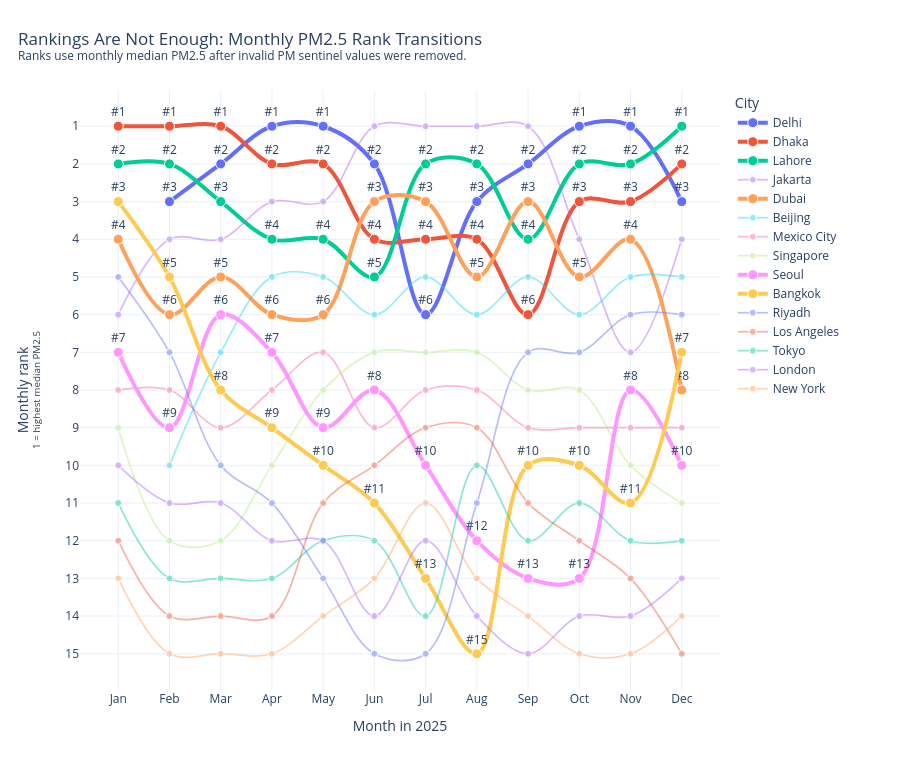

Notebook cell for this chart:
### Markdown cell above
## 3. Monthly PM2.5 rank transitions

Here we rank cities month by month using **monthly median PM2.5**.  
The goal is to show that city rankings are not fixed: some cities stay consistently high, while others move up or down with seasonal or episode-driven changes.

### Code cell
# ============================================================
# Ranking transition / bump chart using monthly median PM2.5
# ============================================================

from pathlib import Path

import pandas as pd
import numpy as np
import plotly.graph_objects as go

# ----------------------------
# Paths
# ----------------------------

project_root = Path(".")

combined_enriched_dir = project_root / "data" / "processed" / "enriched" / "combined"
city_selection_dir = project_root / "data" / "processed" / "combined" / "city_selection"

figure_output_dir = project_root / "outputs" / "figures"
web_data_output_dir = project_root / "web" / "data"

figure_output_dir.mkdir(parents=True, exist_ok=True)
web_data_output_dir.mkdir(parents=True, exist_ok=True)


# ----------------------------
# Load data
# ----------------------------

monthly_path = combined_enriched_dir / "combined_city_monthly_enriched_2025.csv"
selected_main_path = city_selection_dir / "selected_cities_pm25_main.csv"

monthly = pd.read_csv(monthly_path)
selected_main = pd.read_csv(selected_main_path)


# ----------------------------
# Helpers
# ----------------------------


def clean_city_key(value):
    return str(value).strip().lower().replace(" ", "_").replace("-", "_")


city_display_lookup = {
    "dubai": "Dubai",
    "riyadh": "Riyadh",
    "delhi": "Delhi",
    "lahore": "Lahore",
    "dhaka": "Dhaka",
    "bangkok": "Bangkok",
    "jakarta": "Jakarta",
    "singapore": "Singapore",
    "seoul": "Seoul",
    "tokyo": "Tokyo",
    "beijing": "Beijing",
    "london": "London",
    "los_angeles": "Los Angeles",
    "new_york": "New York",
    "mexico_city": "Mexico City",
}


city_to_country = {
    "dubai": "United Arab Emirates",
    "riyadh": "Saudi Arabia",
    "delhi": "India",
    "lahore": "Pakistan",
    "dhaka": "Bangladesh",
    "bangkok": "Thailand",
    "jakarta": "Indonesia",
    "singapore": "Singapore",
    "seoul": "South Korea",
    "tokyo": "Japan",
    "beijing": "China",
    "london": "United Kingdom",
    "los_angeles": "United States",
    "new_york": "United States",
    "mexico_city": "Mexico",
}


city_to_group = {
    "dubai": "Gulf / desert urbanization",
    "riyadh": "Gulf / desert urbanization",
    "delhi": "High-pollution / fast-growing Asia",
    "lahore": "High-pollution / fast-growing Asia",
    "dhaka": "High-pollution / fast-growing Asia",
    "bangkok": "High-pollution / fast-growing Asia",
    "jakarta": "High-pollution / fast-growing Asia",
    "singapore": "Dense but policy-relevant Asian comparison",
    "seoul": "Dense but policy-relevant Asian comparison",
    "tokyo": "Dense but policy-relevant Asian comparison",
    "beijing": "Dense but policy-relevant Asian comparison",
    "london": "Policy / developed-city comparison",
    "los_angeles": "Policy / developed-city comparison",
    "new_york": "Policy / developed-city comparison",
    "mexico_city": "Optional contrast",
}


def fill_city_metadata(df):
    df = df.copy()

    df["city_key"] = df["city"].apply(clean_city_key)
    df["city_display"] = df["city_key"].map(city_display_lookup).fillna(df["city"])

    if "country" not in df.columns:
        df["country"] = pd.NA

    if "city_group" not in df.columns:
        df["city_group"] = pd.NA

    missing_country = df["country"].isna() | df["country"].astype(
        str
    ).str.lower().str.strip().isin(["", "nan", "none", "null"])

    missing_group = df["city_group"].isna() | df["city_group"].astype(
        str
    ).str.lower().str.strip().isin(["", "nan", "none", "null"])

    df.loc[missing_country, "country"] = df.loc[missing_country, "city_key"].map(
        city_to_country
    )
    df.loc[missing_group, "city_group"] = df.loc[missing_group, "city_key"].map(
        city_to_group
    )

    return df


monthly = fill_city_metadata(monthly)
selected_main = fill_city_metadata(selected_main)

selected_city_keys = selected_main["city_key"].unique()
monthly = monthly[monthly["city_key"].isin(selected_city_keys)].copy()


# ----------------------------
# Prepare month/date fields
# ----------------------------

monthly["month_date"] = pd.to_datetime(
    monthly["local_year"].astype(int).astype(str)
    + "-"
    + monthly["local_month"].astype(int).astype(str).str.zfill(2)
    + "-01"
)

monthly["month_label"] = monthly["month_date"].dt.strftime("%b")

monthly = monthly.sort_values(["month_date", "city_display"]).copy()

PM25_RANK_METRIC = "pm25_monthly_median"

monthly[PM25_RANK_METRIC] = pd.to_numeric(monthly[PM25_RANK_METRIC], errors="coerce")

monthly.loc[monthly[PM25_RANK_METRIC] < 0, PM25_RANK_METRIC] = np.nan


# ----------------------------
# Rank cities within each month
# Rank 1 = highest median PM2.5
# ----------------------------

rank_data = monthly[monthly[PM25_RANK_METRIC].notna()].copy()

rank_data["pm25_rank"] = (
    rank_data.groupby("month_date")[PM25_RANK_METRIC]
    .rank(method="dense", ascending=False)
    .astype(int)
)

rank_data["rank_label"] = "#" + rank_data["pm25_rank"].astype(str)

rank_data["hover_text"] = (
    "<b>"
    + rank_data["city_display"]
    + "</b><br>"
    + "Month: "
    + rank_data["month_label"]
    + "<br>"
    + "Rank: #"
    + rank_data["pm25_rank"].astype(str)
    + "<br>"
    + "Median PM2.5: "
    + rank_data[PM25_RANK_METRIC].round(1).astype(str)
    + " µg/m³<br>"
    + "Valid PM2.5 days: "
    + rank_data["valid_pm25_days"].fillna(0).astype(int).astype(str)
    + "<br>"
    + "Coverage: "
    + rank_data["pm25_month_coverage_pct"].round(0).astype(str)
    + "%<br>"
    + "Country: "
    + rank_data["country"].astype(str)
)

# City order by average rank
city_order_by_avg_rank = (
    rank_data.groupby("city_display")["pm25_rank"].mean().sort_values().index.tolist()
)

rank_data["city_display"] = pd.Categorical(
    rank_data["city_display"], categories=city_order_by_avg_rank, ordered=True
)

rank_data = rank_data.sort_values(["city_display", "month_date"]).copy()


# ----------------------------
# Create bump chart
# ----------------------------

fig_bump = go.Figure()

# Highlight these cities with thicker lines
highlight_cities = [
    "Dubai",
    "Delhi",
    "Lahore",
    "Dhaka",
    "Seoul",
    "Bangkok",
]

for city in city_order_by_avg_rank:
    city_df = rank_data[rank_data["city_display"] == city].sort_values("month_date")

    is_highlight = city in highlight_cities

    fig_bump.add_trace(
        go.Scatter(
            x=city_df["month_label"],
            y=city_df["pm25_rank"],
            mode="lines+markers+text" if is_highlight else "lines+markers",
            name=city,
            text=city_df["rank_label"] if is_highlight else None,
            textposition="top center",
            line=dict(
                width=4 if is_highlight else 1.7,
                shape="spline",
            ),
            marker=dict(
                size=10 if is_highlight else 7,
                line=dict(width=1, color="white"),
            ),
            opacity=1.0 if is_highlight else 0.45,
            hovertext=city_df["hover_text"],
            hoverinfo="text",
        )
    )

max_rank = int(rank_data["pm25_rank"].max())

fig_bump.update_yaxes(
    autorange="reversed",
    tickmode="linear",
    tick0=1,
    dtick=1,
    range=[max_rank + 0.5, 0.5],
    title="Monthly rank<br><sup>1 = highest median PM2.5</sup>",
)

fig_bump.update_xaxes(
    title="Month in 2025",
    categoryorder="array",
    categoryarray=rank_data.sort_values("month_date")["month_label"]
    .drop_duplicates()
    .tolist(),
)

fig_bump.update_layout(
    title=dict(
        text=(
            "Rankings Are Not Enough: Monthly PM2.5 Rank Transitions"
            "<br><sup>Ranks use monthly median PM2.5 after invalid PM sentinel values were removed.</sup>"
        ),
        x=0.02,
        xanchor="left",
    ),
    height=760,
    template="plotly_white",
    margin=dict(l=80, r=180, t=90, b=70),
    legend=dict(
        title="City",
        orientation="v",
        yanchor="top",
        y=1,
        xanchor="left",
        x=1.02,
    ),
)

fig_bump.show()


# ----------------------------
# Save outputs
# ----------------------------

fig_bump.write_html(
    figure_output_dir / "monthly_pm25_median_bump_chart.html",
    include_plotlyjs="cdn",
)

rank_data.to_csv(
    web_data_output_dir / "monthly_pm25_median_rank_transitions_2025.csv",
    index=False,
)

# print("Saved:")
# print(figure_output_dir / "monthly_pm25_median_bump_chart.html")
# print(web_data_output_dir / "monthly_pm25_median_rank_transitions_2025.csv")

### Figure 1 — Plotly figure (JSON) as saved in the notebook; plotly's stock layout.template omitted (floating-point values rounded to 4 significant figures)
{"data": [{"hoverinfo": "text", "hovertext": ["<b>Delhi</b><br>Month: Feb<br>Rank: #3<br>Median PM2.5: 80.0 µg/m³<br>Valid PM2.5 days: 11<br>Coverage: 39.0%<br>Country: India", "<b>Delhi</b><br>Month: Mar<br>Rank: #2<br>Median PM2.5: 73.5 µg/m³<br>Valid PM2.5 days: 31<br>Coverage: 100.0%<br>Country: India", "<b>Delhi</b><br>Month: Apr<br>Rank: #1<br>Median PM2.5: 82.5 µg/m³<br>Valid PM2.5 days: 29<br>Coverage: 97.0%<br>Country: India", "<b>Delhi</b><br>Month: May<br>Rank: #1<br>Median PM2.5: 70.9 µg/m³<br>Valid PM2.5 days: 31<br>Coverage: 100.0%<br>Country: India", "<b>Delhi</b><br>Month: Jun<br>Rank: #2<br>Median PM2.5: 46.8 µg/m³<br>Valid PM2.5 days: 30<br>Coverage: 100.0%<br>Country: India", "<b>Delhi</b><br>Month: Jul<br>Rank: #6<br>Median PM2.5: 25.9 µg/m³<br>Valid PM2.5 days: 31<br>Coverage: 100.0%<br>Country: India", "<b>Delhi</b><br>Month: Aug<br>Rank: #3<br>Median PM2.5: 36.5 µg/m³<br>Valid PM2.5 days: 31<br>Coverage: 100.0%<br>Country: India", "<b>Delhi</b><br>Month: Sep<br>Rank: #2<br>Median PM2.5: 43.0 µg/m³<br>Valid PM2.5 days: 30<br>Coverage: 100.0%<br>Country: India", "<b>Delhi</b><br>Month: Oct<br>Rank: #1<br>Median PM2.5: 112.0 µg/m³<br>Valid PM2.5 days: 31<br>Coverage: 100.0%<br>Country: India", "<b>Delhi</b><br>Month: Nov<br>Rank: #1<br>Median PM2.5: 226.0 µg/m³<br>Valid PM2.5 days: 30<br>Coverage: 100.0%<br>Country: India", "<b>Delhi</b><br>Month: Dec<br>Rank: #3<br>Median PM2.5: 187.5 µg/m³<br>Valid PM2.5 days: 31<br>Coverage: 100.0%<br>Country: India"], "line": {"shape": "spline", "width": 4}, "marker": {"line": {"color": "white", "width": 1}, "size": 10}, "mode": "lines+markers+text", "name": "Delhi", "opacity": 1, "text": ["#3", "#2", "#1", "#1", "#2", "#6", "#3", "#2", "#1", "#1", "#3"], "textposition": "top center", "type": "scatter", "x": ["Feb", "Mar", "Apr", "May", "Jun", "Jul", "Aug", "Sep", "Oct", "Nov", "Dec"], "y": [3, 2, 1, 1, 2, 6, 3, 2, 1, 1, 3]}, {"hoverinfo": "text", "hovertext": ["<b>Dhaka</b><br>Month: Jan<br>Rank: #1<br>Median PM2.5: 217.5 µg/m³<br>Valid PM2.5 days: 13<br>Coverage: 42.0%<br>Country: Bangladesh", "<b>Dhaka</b><br>Month: Feb<br>Rank: #1<br>Median PM2.5: 195.7 µg/m³<br>Valid PM2.5 days: 18<br>Coverage: 64.0%<br>Country: Bangladesh", "<b>Dhaka</b><br>Month: Mar<br>Rank: #1<br>Median PM2.5: 119.7 µg/m³<br>Valid PM2.5 days: 17<br>Coverage: 55.0%<br>Country: Bangladesh", "<b>Dhaka</b><br>Month: Apr<br>Rank: #2<br>Median PM2.5: 56.2 µg/m³<br>Valid PM2.5 days: 21<br>Coverage: 70.0%<br>Country: Bangladesh", "<b>Dhaka</b><br>Month: May<br>Rank: #2<br>Median PM2.5: 52.0 µg/m³<br>Valid PM2.5 days: 23<br>Coverage: 74.0%<br>Country: Bangladesh", "<b>Dhaka</b><br>Month: Jun<br>Rank: #4<br>Median PM2.5: 36.7 µg/m³<br>Valid PM2.5 days: 29<br>Coverage: 97.0%<br>Country: Bangladesh", "<b>Dhaka</b><br>Month: Jul<br>Rank: #4<br>Median PM2.5: 34.9 µg/m³<br>Valid PM2.5 days: 22<br>Coverage: 71.0%<br>Country: Bangladesh", "<b>Dhaka</b><br>Month: Aug<br>Rank: #4<br>Median PM2.5: 30.2 µg/m³<br>Valid PM2.5 days: 24<br>Coverage: 77.0%<br>Country: Bangladesh", "<b>Dhaka</b><br>Month: Sep<br>Rank: #6<br>Median PM2.5: 22.5 µg/m³<br>Valid PM2.5 days: 3<br>Coverage: 10.0%<br>Country: Bangladesh", "<b>Dhaka</b><br>Month: Oct<br>Rank: #3<br>Median PM2.5: 80.7 µg/m³<br>Valid PM2.5 days: 12<br>Coverage: 39.0%<br>Country: Bangladesh", "<b>Dhaka</b><br>Month: Nov<br>Rank: #3<br>Median PM2.5: 139.6 µg/m³<br>Valid PM2.5 days: 28<br>Coverage: 93.0%<br>Country: Bangladesh", "<b>Dhaka</b><br>Month: Dec<br>Rank: #2<br>Median PM2.5: 188.1 µg/m³<br>Valid PM2.5 days: 28<br>Coverage: 90.0%<br>Country: Bangladesh"], "line": {"shape": "spline", "width": 4}, "marker": {"line": {"color": "white", "width": 1}, "size": 10}, "mode": "lines+markers+text", "name": "Dhaka", "opacity": 1, "text": ["#1", "#1", "#1", "#2", "#2", "#4", "#4", "#4", "#6", "#3", "#3", "#2"], "textposition": "top center", "type": "scatter", "x": ["Jan", "Feb", "Mar", "Apr", "May", "Jun", "Jul", "Aug", "Sep", "Oct", "Nov", "Dec"], "y": [1, 1, 1, 2, 2, 4, 4, 4, 6, 3, 3, 2]}, {"hoverinfo": "text", "hovertext": ["<b>Lahore</b><br>Month: Jan<br>Rank: #2<br>Median PM2.5: 182.3 µg/m³<br>Valid PM2.5 days: 31<br>Coverage: 100.0%<br>Country: Pakistan", "<b>Lahore</b><br>Month: Feb<br>Rank: #2<br>Median PM2.5: 89.1 µg/m³<br>Valid PM2.5 days: 28<br>Coverage: 100.0%<br>Country: Pakistan", "<b>Lahore</b><br>Month: Mar<br>Rank: #3<br>Median PM2.5: 56.3 µg/m³<br>Valid PM2.5 days: 31<br>Coverage: 100.0%<br>Country: Pakistan", "<b>Lahore</b><br>Month: Apr<br>Rank: #4<br>Median PM2.5: 42.1 µg/m³<br>Valid PM2.5 days: 30<br>Coverage: 100.0%<br>Country: Pakistan", "<b>Lahore</b><br>Month: May<br>Rank: #4<br>Median PM2.5: 43.3 µg/m³<br>Valid PM2.5 days: 31<br>Coverage: 100.0%<br>Country: Pakistan", "<b>Lahore</b><br>Month: Jun<br>Rank: #5<br>Median PM2.5: 36.1 µg/m³<br>Valid PM2.5 days: 30<br>Coverage: 100.0%<br>Country: Pakistan", "<b>Lahore</b><br>Month: Jul<br>Rank: #2<br>Median PM2.5: 41.5 µg/m³<br>Valid PM2.5 days: 31<br>Coverage: 100.0%<br>Country: Pakistan", "<b>Lahore</b><br>Month: Aug<br>Rank: #2<br>Median PM2.5: 37.9 µg/m³<br>Valid PM2.5 days: 31<br>Coverage: 100.0%<br>Country: Pakistan", "<b>Lahore</b><br>Month: Sep<br>Rank: #4<br>Median PM2.5: 33.1 µg/m³<br>Valid PM2.5 days: 30<br>Coverage: 100.0%<br>Country: Pakistan", "<b>Lahore</b><br>Month: Oct<br>Rank: #2<br>Median PM2.5: 100.7 µg/m³<br>Valid PM2.5 days: 31<br>Coverage: 100.0%<br>Country: Pakistan", "<b>Lahore</b><br>Month: Nov<br>Rank: #2<br>Median PM2.5: 215.1 µg/m³<br>Valid PM2.5 days: 30<br>Coverage: 100.0%<br>Country: Pakistan", "<b>Lahore</b><br>Month: Dec<br>Rank: #1<br>Median PM2.5: 251.4 µg/m³<br>Valid PM2.5 days: 31<br>Coverage: 100.0%<br>Country: Pakistan"], "line": {"shape": "spline", "width": 4}, "marker": {"line": {"color": "white", "width": 1}, "size": 10}, "mode": "lines+markers+text", "name": "Lahore", "opacity": 1, "text": ["#2", "#2", "#3", "#4", "#4", "#5", "#2", "#2", "#4", "#2", "#2", "#1"], "textposition": "top center", "type": "scatter", "x": ["Jan", "Feb", "Mar", "Apr", "May", "Jun", "Jul", "Aug", "Sep", "Oct", "Nov", "Dec"], "y": [2, 2, 3, 4, 4, 5, 2, 2, 4, 2, 2, 1]}, {"hoverinfo": "text", "hovertext": ["<b>Jakarta</b><br>Month: Jan<br>Rank: #6<br>Median PM2.5: 22.3 µg/m³<br>Valid PM2.5 days: 31<br>Coverage: 100.0%<br>Country: Indonesia", "<b>Jakarta</b><br>Month: Feb<br>Rank: #4<br>Median PM2.5: 39.3 µg/m³<br>Valid PM2.5 days: 28<br>Coverage: 100.0%<br>Country: Indonesia", "<b>Jakarta</b><br>Month: Mar<br>Rank: #4<br>Median PM2.5: 43.2 µg/m³<br>Valid PM2.5 days: 31<br>Coverage: 100.0%<br>Country: Indonesia", "<b>Jakarta</b><br>Month: Apr<br>Rank: #3<br>Median PM2.5: 46.7 µg/m³<br>Valid PM2.5 days: 30<br>Coverage: 100.0%<br>Country: Indonesia", "<b>Jakarta</b><br>Month: May<br>Rank: #3<br>Median PM2.5: 50.7 µg/m³<br>Valid PM2.5 days: 31<br>Coverage: 100.0%<br>Country: Indonesia", "<b>Jakarta</b><br>Month: Jun<br>Rank: #1<br>Median PM2.5: 64.5 µg/m³<br>Valid PM2.5 days: 30<br>Coverage: 100.0%<br>Country: Indonesia", "<b>Jakarta</b><br>Month: Jul<br>Rank: #1<br>Median PM2.5: 51.6 µg/m³<br>Valid PM2.5 days: 31<br>Coverage: 100.0%<br>Country: Indonesia", "<b>Jakarta</b><br>Month: Aug<br>Rank: #1<br>Median PM2.5: 49.0 µg/m³<br>Valid PM2.5 days: 31<br>Coverage: 100.0%<br>Country: Indonesia", "<b>Jakarta</b><br>Month: Sep<br>Rank: #1<br>Median PM2.5: 46.7 µg/m³<br>Valid PM2.5 days: 30<br>Coverage: 100.0%<br>Country: Indonesia", "<b>Jakarta</b><br>Month: Oct<br>Rank: #4<br>Median PM2.5: 45.9 µg/m³<br>Valid PM2.5 days: 31<br>Coverage: 100.0%<br>Country: Indonesia", "<b>Jakarta</b><br>Month: Nov<br>Rank: #7<br>Median PM2.5: 23.3 µg/m³<br>Valid PM2.5 days: 30<br>Coverage: 100.0%<br>Country: Indonesia", "<b>Jakarta</b><br>Month: Dec<br>Rank: #4<br>Median PM2.5: 36.3 µg/m³<br>Valid PM2.5 days: 21<br>Coverage: 68.0%<br>Country: Indonesia"], "line": {"shape": "spline", "width": 1.7}, "marker": {"line": {"color": "white", "width": 1}, "size": 7}, "mode": "lines+markers", "name": "Jakarta", "opacity": 0.45, "textposition": "top center", "type": "scatter", "x": ["Jan", "Feb", "Mar", "Apr", "May", "Jun", "Jul", "Aug", "Sep", "Oct", "Nov", "Dec"], "y": [6, 4, 4, 3, 3, 1, 1, 1, 1, 4, 7, 4]}, {"hoverinfo": "text", "hovertext": ["<b>Dubai</b><br>Month: Jan<br>Rank: #4<br>Median PM2.5: 34.2 µg/m³<br>Valid PM2.5 days: 13<br>Coverage: 42.0%<br>Country: United Arab Emirates", "<b>Dubai</b><br>Month: Feb<br>Rank: #6<br>Median PM2.5: 24.2 µg/m³<br>Valid PM2.5 days: 18<br>Coverage: 64.0%<br>Country: United Arab Emirates", "<b>Dubai</b><br>Month: Mar<br>Rank: #5<br>Median PM2.5: 29.6 µg/m³<br>Valid PM2.5 days: 31<br>Coverage: 100.0%<br>Country: United Arab Emirates", "<b>Dubai</b><br>Month: Apr<br>Rank: #6<br>Median PM2.5: 30.4 µg/m³<br>Valid PM2.5 days: 30<br>Coverage: 100.0%<br>Country: United Arab Emirates", "<b>Dubai</b><br>Month: May<br>Rank: #6<br>Median PM2.5: 37.5 µg/m³<br>Valid PM2.5 days: 31<br>Coverage: 100.0%<br>Country: United Arab Emirates", "<b>Dubai</b><br>Month: Jun<br>Rank: #3<br>Median PM2.5: 42.9 µg/m³<br>Valid PM2.5 days: 30<br>Coverage: 100.0%<br>Country: United Arab Emirates", "<b>Dubai</b><br>Month: Jul<br>Rank: #3<br>Median PM2.5: 36.0 µg/m³<br>Valid PM2.5 days: 31<br>Coverage: 100.0%<br>Country: United Arab Emirates", "<b>Dubai</b><br>Month: Aug<br>Rank: #5<br>Median PM2.5: 27.1 µg/m³<br>Valid PM2.5 days: 31<br>Coverage: 100.0%<br>Country: United Arab Emirates", "<b>Dubai</b><br>Month: Sep<br>Rank: #3<br>Median PM2.5: 34.4 µg/m³<br>Valid PM2.5 days: 30<br>Coverage: 100.0%<br>Country: United Arab Emirates", "<b>Dubai</b><br>Month: Oct<br>Rank: #5<br>Median PM2.5: 43.5 µg/m³<br>Valid PM2.5 days: 31<br>Coverage: 100.0%<br>Country: United Arab Emirates", "<b>Dubai</b><br>Month: Nov<br>Rank: #4<br>Median PM2.5: 42.2 µg/m³<br>Valid PM2.5 days: 30<br>Coverage: 100.0%<br>Country: United Arab Emirates", "<b>Dubai</b><br>Month: Dec<br>Rank: #8<br>Median PM2.5: 28.3 µg/m³<br>Valid PM2.5 days: 31<br>Coverage: 100.0%<br>Country: United Arab Emirates"], "line": {"shape": "spline", "width": 4}, "marker": {"line": {"color": "white", "width": 1}, "size": 10}, "mode": "lines+markers+text", "name": "Dubai", "opacity": 1, "text": ["#4", "#6", "#5", "#6", "#6", "#3", "#3", "#5", "#3", "#5", "#4", "#8"], "textposition": "top center", "type": "scatter", "x": ["Jan", "Feb", "Mar", "Apr", "May", "Jun", "Jul", "Aug", "Sep", "Oct", "Nov", "Dec"], "y": [4, 6, 5, 6, 6, 3, 3, 5, 3, 5, 4, 8]}, {"hoverinfo": "text", "hovertext": ["<b>Beijing</b><br>Month: Feb<br>Rank: #10<br>Median PM2.5: 14.6 µg/m³<br>Valid PM2.5 days: 17<br>Coverage: 61.0%<br>Country: China", "<b>Beijing</b><br>Month: Mar<br>Rank: #7<br>Median PM2.5: 25.9 µg/m³<br>Valid PM2.5 days: 31<br>Coverage: 100.0%<br>Country: China", "<b>Beijing</b><br>Month: Apr<br>Rank: #5<br>Median PM2.5: 30.4 µg/m³<br>Valid PM2.5 days: 30<br>Coverage: 100.0%<br>Country: China", "<b>Beijing</b><br>Month: May<br>Rank: #5<br>Median PM2.5: 42.0 µg/m³<br>Valid PM2.5 days: 31<br>Coverage: 100.0%<br>Country: China", "<b>Beijing</b><br>Month: Jun<br>Rank: #6<br>Median PM2.5: 30.2 µg/m³<br>Valid PM2.5 days: 30<br>Coverage: 100.0%<br>Country: China", "<b>Beijing</b><br>Month: Jul<br>Rank: #5<br>Median PM2.5: 31.9 µg/m³<br>Valid PM2.5 days: 31<br>Coverage: 100.0%<br>Country: China", "<b>Beijing</b><br>Month: Aug<br>Rank: #6<br>Median PM2.5: 25.9 µg/m³<br>Valid PM2.5 days: 31<br>Coverage: 100.0%<br>Country: China", "<b>Beijing</b><br>Month: Sep<br>Rank: #5<br>Median PM2.5: 26.3 µg/m³<br>Valid PM2.5 days: 30<br>Coverage: 100.0%<br>Country: China", "<b>Beijing</b><br>Month: Oct<br>Rank: #6<br>Median PM2.5: 33.3 µg/m³<br>Valid PM2.5 days: 31<br>Coverage: 100.0%<br>Country: China", "<b>Beijing</b><br>Month: Nov<br>Rank: #5<br>Median PM2.5: 40.3 µg/m³<br>Valid PM2.5 days: 30<br>Coverage: 100.0%<br>Country: China", "<b>Beijing</b><br>Month: Dec<br>Rank: #5<br>Median PM2.5: 32.0 µg/m³<br>Valid PM2.5 days: 30<br>Coverage: 97.0%<br>Country: China"], "line": {"shape": "spline", "width": 1.7}, "marker": {"line": {"color": "white", "width": 1}, "size": 7}, "mode": "lines+markers", "name": "Beijing", "opacity": 0.45, "textposition": "top center", "type": "scatter", "x": ["Feb", "Mar", "Apr", "May", "Jun", "Jul", "Aug", "Sep", "Oct", "Nov", "Dec"], "y": [10, 7, 5, 5, 6, 5, 6, 5, 6, 5, 5]}, {"hoverinfo": "text", "hovertext": ["<b>Mexico City</b><br>Month: Jan<br>Rank: #8<br>Median PM2.5: 21.0 µg/m³<br>Valid PM2.5 days: 31<br>Coverage: 100.0%<br>Country: Mexico", "<b>Mexico City</b><br>Month: Feb<br>Rank: #8<br>Median PM2.5: 18.9 µg/m³<br>Valid PM2.5 days: 26<br>Coverage: 93.0%<br>Country: Mexico", "<b>Mexico City</b><br>Month: Mar<br>Rank: #9<br>Median PM2.5: 22.0 µg/m³<br>Valid PM2.5 days: 29<br>Coverage: 94.0%<br>Country: Mexico", "<b>Mexico City</b><br>Month: Apr<br>Rank: #8<br>Median PM2.5: 22.5 µg/m³<br>Valid PM2.5 days: 30<br>Coverage: 100.0%<br>Country: Mexico", "<b>Mexico City</b><br>Month: May<br>Rank: #7<br>Median PM2.5: 23.8 µg/m³<br>Valid PM2.5 days: 28<br>Coverage: 90.0%<br>Country: Mexico", "<b>Mexico City</b><br>Month: Jun<br>Rank: #9<br>Median PM2.5: 15.9 µg/m³<br>Valid PM2.5 days: 30<br>Coverage: 100.0%<br>Country: Mexico", "<b>Mexico City</b><br>Month: Jul<br>Rank: #8<br>Median PM2.5: 13.0 µg/m³<br>Valid PM2.5 days: 28<br>Coverage: 90.0%<br>Country: Mexico", "<b>Mexico City</b><br>Month: Aug<br>Rank: #8<br>Median PM2.5: 13.8 µg/m³<br>Valid PM2.5 days: 31<br>Coverage: 100.0%<br>Country: Mexico", "<b>Mexico City</b><br>Month: Sep<br>Rank: #9<br>Median PM2.5: 13.0 µg/m³<br>Valid PM2.5 days: 28<br>Coverage: 93.0%<br>Country: Mexico", "<b>Mexico City</b><br>Month: Oct<br>Rank: #9<br>Median PM2.5: 13.2 µg/m³<br>Valid PM2.5 days: 31<br>Coverage: 100.0%<br>Country: Mexico", "<b>Mexico City</b><br>Month: Nov<br>Rank: #9<br>Median PM2.5: 19.0 µg/m³<br>Valid PM2.5 days: 30<br>Coverage: 100.0%<br>Country: Mexico", "<b>Mexico City</b><br>Month: Dec<br>Rank: #9<br>Median PM2.5: 20.0 µg/m³<br>Valid PM2.5 days: 31<br>Coverage: 100.0%<br>Country: Mexico"], "line": {"shape": "spline", "width": 1.7}, "marker": {"line": {"color": "white", "width": 1}, "size": 7}, "mode": "lines+markers", "name": "Mexico City", "opacity": 0.45, "textposition": "top center", "type": "scatter", "x": ["Jan", "Feb", "Mar", "Apr", "May", "Jun", "Jul", "Aug", "Sep", "Oct", "Nov", "Dec"], "y": [8, 8, 9, 8, 7, 9, 8, 8, 9, 9, 9, 9]}, {"hoverinfo": "text", "hovertext": ["<b>Singapore</b><br>Month: Jan<br>Rank: #9<br>Median PM2.5: 12.4 µg/m³<br>Valid PM2.5 days: 13<br>Coverage: 42.0%<br>Country: Singapore", "<b>Singapore</b><br>Month: Feb<br>Rank: #12<br>Median PM2.5: 14.1 µg/m³<br>Valid PM2.5 days: 17<br>Coverage: 61.0%<br>Country: Singapore", "<b>Singapore</b><br>Month: Mar<br>Rank: #12<br>Median PM2.5: 15.6 µg/m³<br>Valid PM2.5 days: 31<br>Coverage: 100.0%<br>Country: Singapore", "<b>Singapore</b><br>Month: Apr<br>Rank: #10<br>Median PM2.5: 15.1 µg/m³<br>Valid PM2.5 days: 30<br>Coverage: 100.0%<br>Country: Singapore", "<b>Singapore</b><br>Month: May<br>Rank: #8<br>Median PM2.5: 19.4 µg/m³<br>Valid PM2.5 days: 31<br>Coverage: 100.0%<br>Country: Singapore", "<b>Singapore</b><br>Month: Jun<br>Rank: #7<br>Median PM2.5: 19.6 µg/m³<br>Valid PM2.5 days: 30<br>Coverage: 100.0%<br>Country: Singapore", "<b>Singapore</b><br>Month: Jul<br>Rank: #7<br>Median PM2.5: 23.7 µg/m³<br>Valid PM2.5 days: 31<br>Coverage: 100.0%<br>Country: Singapore", "<b>Singapore</b><br>Month: Aug<br>Rank: #7<br>Median PM2.5: 22.6 µg/m³<br>Valid PM2.5 days: 31<br>Coverage: 100.0%<br>Country: Singapore", "<b>Singapore</b><br>Month: Sep<br>Rank: #8<br>Median PM2.5: 16.6 µg/m³<br>Valid PM2.5 days: 30<br>Coverage: 100.0%<br>Country: Singapore", "<b>Singapore</b><br>Month: Oct<br>Rank: #8<br>Median PM2.5: 19.1 µg/m³<br>Valid PM2.5 days: 31<br>Coverage: 100.0%<br>Country: Singapore", "<b>Singapore</b><br>Month: Nov<br>Rank: #10<br>Median PM2.5: 17.0 µg/m³<br>Valid PM2.5 days: 30<br>Coverage: 100.0%<br>Country: Singapore", "<b>Singapore</b><br>Month: Dec<br>Rank: #11<br>Median PM2.5: 11.9 µg/m³<br>Valid PM2.5 days: 31<br>Coverage: 100.0%<br>Country: Singapore"], "line": {"shape": "spline", "width": 1.7}, "marker": {"line": {"color": "white", "width": 1}, "size": 7}, "mode": "lines+markers", "name": "Singapore", "opacity": 0.45, "textposition": "top center", "type": "scatter", "x": ["Jan", "Feb", "Mar", "Apr", "May", "Jun", "Jul", "Aug", "Sep", "Oct", "Nov", "Dec"], "y": [9, 12, 12, 10, 8, 7, 7, 7, 8, 8, 10, 11]}, {"hoverinfo": "text", "hovertext": ["<b>Seoul</b><br>Month: Jan<br>Rank: #7<br>Median PM2.5: 21.5 µg/m³<br>Valid PM2.5 days: 31<br>Coverage: 100.0%<br>Country: South Korea", "<b>Seoul</b><br>Month: Feb<br>Rank: #9<br>Median PM2.5: 16.8 µg/m³<br>Valid PM2.5 days: 28<br>Coverage: 100.0%<br>Country: South Korea", "<b>Seoul</b><br>Month: Mar<br>Rank: #6<br>Median PM2.5: 26.0 µg/m³<br>Valid PM2.5 days: 31<br>Coverage: 100.0%<br>Country: South Korea", "<b>Seoul</b><br>Month: Apr<br>Rank: #7<br>Median PM2.5: 22.8 µg/m³<br>Valid PM2.5 days: 30<br>Coverage: 100.0%<br>Country: South Korea", "<b>Seoul</b><br>Month: May<br>Rank: #9<br>Median PM2.5: 18.5 µg/m³<br>Valid PM2.5 days: 31<br>Coverage: 100.0%<br>Country: South Korea", "<b>Seoul</b><br>Month: Jun<br>Rank: #8<br>Median PM2.5: 17.2 µg/m³<br>Valid PM2.5 days: 30<br>Coverage: 100.0%<br>Country: South Korea", "<b>Seoul</b><br>Month: Jul<br>Rank: #10<br>Median PM2.5: 11.0 µg/m³<br>Valid PM2.5 days: 31<br>Coverage: 100.0%<br>Country: South Korea", "<b>Seoul</b><br>Month: Aug<br>Rank: #12<br>Median PM2.5: 8.0 µg/m³<br>Valid PM2.5 days: 31<br>Coverage: 100.0%<br>Country: South Korea", "<b>Seoul</b><br>Month: Sep<br>Rank: #13<br>Median PM2.5: 6.5 µg/m³<br>Valid PM2.5 days: 30<br>Coverage: 100.0%<br>Country: South Korea", "<b>Seoul</b><br>Month: Oct<br>Rank: #13<br>Median PM2.5: 6.5 µg/m³<br>Valid PM2.5 days: 31<br>Coverage: 100.0%<br>Country: South Korea", "<b>Seoul</b><br>Month: Nov<br>Rank: #8<br>Median PM2.5: 20.5 µg/m³<br>Valid PM2.5 days: 30<br>Coverage: 100.0%<br>Country: South Korea", "<b>Seoul</b><br>Month: Dec<br>Rank: #10<br>Median PM2.5: 14.8 µg/m³<br>Valid PM2.5 days: 31<br>Coverage: 100.0%<br>Country: South Korea"], "line": {"shape": "spline", "width": 4}, "marker": {"line": {"color": "white", "width": 1}, "size": 10}, "mode": "lines+markers+text", "name": "Seoul", "opacity": 1, "text": ["#7", "#9", "#6", "#7", "#9", "#8", "#10", "#12", "#13", "#13", "#8", "#10"], "textposition": "top center", "type": "scatter", "x": ["Jan", "Feb", "Mar", "Apr", "May", "Jun", "Jul", "Aug", "Sep", "Oct", "Nov", "Dec"], "y": [7, 9, 6, 7, 9, 8, 10, 12, 13, 13, 8, 10]}, {"hoverinfo": "text", "hovertext": ["<b>Bangkok</b><br>Month: Jan<br>Rank: #3<br>Median PM2.5: 44.9 µg/m³<br>Valid PM2.5 days: 31<br>Coverage: 100.0%<br>Country: Thailand", "<b>Bangkok</b><br>Month: Feb<br>Rank: #5<br>Median PM2.5: 34.4 µg/m³<br>Valid PM2.5 days: 28<br>Coverage: 100.0%<br>Country: Thailand", "<b>Bangkok</b><br>Month: Mar<br>Rank: #8<br>Median PM2.5: 22.6 µg/m³<br>Valid PM2.5 days: 31<br>Coverage: 100.0%<br>Country: Thailand", "<b>Bangkok</b><br>Month: Apr<br>Rank: #9<br>Median PM2.5: 15.1 µg/m³<br>Valid PM2.5 days: 30<br>Coverage: 100.0%<br>Country: Thailand", "<b>Bangkok</b><br>Month: May<br>Rank: #10<br>Median PM2.5: 15.0 µg/m³<br>Valid PM2.5 days: 31<br>Coverage: 100.0%<br>Country: Thailand", "<b>Bangkok</b><br>Month: Jun<br>Rank: #11<br>Median PM2.5: 15.2 µg/m³<br>Valid PM2.5 days: 30<br>Coverage: 100.0%<br>Country: Thailand", "<b>Bangkok</b><br>Month: Jul<br>Rank: #13<br>Median PM2.5: 6.7 µg/m³<br>Valid PM2.5 days: 31<br>Coverage: 100.0%<br>Country: Thailand", "<b>Bangkok</b><br>Month: Aug<br>Rank: #15<br>Median PM2.5: 5.5 µg/m³<br>Valid PM2.5 days: 31<br>Coverage: 100.0%<br>Country: Thailand", "<b>Bangkok</b><br>Month: Sep<br>Rank: #10<br>Median PM2.5: 12.5 µg/m³<br>Valid PM2.5 days: 30<br>Coverage: 100.0%<br>Country: Thailand", "<b>Bangkok</b><br>Month: Oct<br>Rank: #10<br>Median PM2.5: 12.4 µg/m³<br>Valid PM2.5 days: 31<br>Coverage: 100.0%<br>Country: Thailand", "<b>Bangkok</b><br>Month: Nov<br>Rank: #11<br>Median PM2.5: 16.0 µg/m³<br>Valid PM2.5 days: 30<br>Coverage: 100.0%<br>Country: Thailand", "<b>Bangkok</b><br>Month: Dec<br>Rank: #7<br>Median PM2.5: 28.4 µg/m³<br>Valid PM2.5 days: 31<br>Coverage: 100.0%<br>Country: Thailand"], "line": {"shape": "spline", "width": 4}, "marker": {"line": {"color": "white", "width": 1}, "size": 10}, "mode": "lines+markers+text", "name": "Bangkok", "opacity": 1, "text": ["#3", "#5", "#8", "#9", "#10", "#11", "#13", "#15", "#10", "#10", "#11", "#7"], "textposition": "top center", "type": "scatter", "x": ["Jan", "Feb", "Mar", "Apr", "May", "Jun", "Jul", "Aug", "Sep", "Oct", "Nov", "Dec"], "y": [3, 5, 8, 9, 10, 11, 13, 15, 10, 10, 11, 7]}, {"hoverinfo": "text", "hovertext": ["<b>Riyadh</b><br>Month: Jan<br>Rank: #5<br>Median PM2.5: 31.7 µg/m³<br>Valid PM2.5 days: 13<br>Coverage: 42.0%<br>Country: Saudi Arabia", "<b>Riyadh</b><br>Month: Feb<br>Rank: #7<br>Median PM2.5: 19.7 µg/m³<br>Valid PM2.5 days: 18<br>Coverage: 64.0%<br>Country: Saudi Arabia", "<b>Riyadh</b><br>Month: Mar<br>Rank: #10<br>Median PM2.5: 18.6 µg/m³<br>Valid PM2.5 days: 31<br>Coverage: 100.0%<br>Country: Saudi Arabia", "<b>Riyadh</b><br>Month: Apr<br>Rank: #11<br>Median PM2.5: 12.7 µg/m³<br>Valid PM2.5 days: 30<br>Coverage: 100.0%<br>Country: Saudi Arabia", "<b>Riyadh</b><br>Month: May<br>Rank: #13<br>Median PM2.5: 6.5 µg/m³<br>Valid PM2.5 days: 14<br>Coverage: 45.0%<br>Country: Saudi Arabia", "<b>Riyadh</b><br>Month: Jun<br>Rank: #15<br>Median PM2.5: 5.0 µg/m³<br>Valid PM2.5 days: 30<br>Coverage: 100.0%<br>Country: Saudi Arabia", "<b>Riyadh</b><br>Month: Jul<br>Rank: #15<br>Median PM2.5: 4.9 µg/m³<br>Valid PM2.5 days: 31<br>Coverage: 100.0%<br>Country: Saudi Arabia", "<b>Riyadh</b><br>Month: Aug<br>Rank: #11<br>Median PM2.5: 8.5 µg/m³<br>Valid PM2.5 days: 31<br>Coverage: 100.0%<br>Country: Saudi Arabia", "<b>Riyadh</b><br>Month: Sep<br>Rank: #7<br>Median PM2.5: 19.3 µg/m³<br>Valid PM2.5 days: 30<br>Coverage: 100.0%<br>Country: Saudi Arabia", "<b>Riyadh</b><br>Month: Oct<br>Rank: #7<br>Median PM2.5: 19.2 µg/m³<br>Valid PM2.5 days: 31<br>Coverage: 100.0%<br>Country: Saudi Arabia", "<b>Riyadh</b><br>Month: Nov<br>Rank: #6<br>Median PM2.5: 31.4 µg/m³<br>Valid PM2.5 days: 30<br>Coverage: 100.0%<br>Country: Saudi Arabia", "<b>Riyadh</b><br>Month: Dec<br>Rank: #6<br>Median PM2.5: 29.8 µg/m³<br>Valid PM2.5 days: 31<br>Coverage: 100.0%<br>Country: Saudi Arabia"], "line": {"shape": "spline", "width": 1.7}, "marker": {"line": {"color": "white", "width": 1}, "size": 7}, "mode": "lines+markers", "name": "Riyadh", "opacity": 0.45, "textposition": "top center", "type": "scatter", "x": ["Jan", "Feb", "Mar", "Apr", "May", "Jun", "Jul", "Aug", "Sep", "Oct", "Nov", "Dec"], "y": [5, 7, 10, 11, 13, 15, 15, 11, 7, 7, 6, 6]}, {"hoverinfo": "text", "hovertext": ["<b>Los Angeles</b><br>Month: Jan<br>Rank: #12<br>Median PM2.5: 4.9 µg/m³<br>Valid PM2.5 days: 31<br>Coverage: 100.0%<br>Country: United States", "<b>Los Angeles</b><br>Month: Feb<br>Rank: #14<br>Median PM2.5: 6.1 µg/m³<br>Valid PM2.5 days: 28<br>Coverage: 100.0%<br>Country: United States", "<b>Los Angeles</b><br>Month: Mar<br>Rank: #14<br>Median PM2.5: 6.9 µg/m³<br>Valid PM2.5 days: 31<br>Coverage: 100.0%<br>Country: United States", "<b>Los Angeles</b><br>Month: Apr<br>Rank: #14<br>Median PM2.5: 9.4 µg/m³<br>Valid PM2.5 days: 30<br>Coverage: 100.0%<br>Country: United States", "<b>Los Angeles</b><br>Month: May<br>Rank: #11<br>Median PM2.5: 11.3 µg/m³<br>Valid PM2.5 days: 31<br>Coverage: 100.0%<br>Country: United States", "<b>Los Angeles</b><br>Month: Jun<br>Rank: #10<br>Median PM2.5: 15.3 µg/m³<br>Valid PM2.5 days: 30<br>Coverage: 100.0%<br>Country: United States", "<b>Los Angeles</b><br>Month: Jul<br>Rank: #9<br>Median PM2.5: 11.8 µg/m³<br>Valid PM2.5 days: 31<br>Coverage: 100.0%<br>Country: United States", "<b>Los Angeles</b><br>Month: Aug<br>Rank: #9<br>Median PM2.5: 12.3 µg/m³<br>Valid PM2.5 days: 31<br>Coverage: 100.0%<br>Country: United States", "<b>Los Angeles</b><br>Month: Sep<br>Rank: #11<br>Median PM2.5: 9.6 µg/m³<br>Valid PM2.5 days: 30<br>Coverage: 100.0%<br>Country: United States", "<b>Los Angeles</b><br>Month: Oct<br>Rank: #12<br>Median PM2.5: 7.7 µg/m³<br>Valid PM2.5 days: 31<br>Coverage: 100.0%<br>Country: United States", "<b>Los Angeles</b><br>Month: Nov<br>Rank: #13<br>Median PM2.5: 7.9 µg/m³<br>Valid PM2.5 days: 30<br>Coverage: 100.0%<br>Country: United States", "<b>Los Angeles</b><br>Month: Dec<br>Rank: #15<br>Median PM2.5: 5.4 µg/m³<br>Valid PM2.5 days: 31<br>Coverage: 100.0%<br>Country: United States"], "line": {"shape": "spline", "width": 1.7}, "marker": {"line": {"color": "white", "width": 1}, "size": 7}, "mode": "lines+markers", "name": "Los Angeles", "opacity": 0.45, "textposition": "top center", "type": "scatter", "x": ["Jan", "Feb", "Mar", "Apr", "May", "Jun", "Jul", "Aug", "Sep", "Oct", "Nov", "Dec"], "y": [12, 14, 14, 14, 11, 10, 9, 9, 11, 12, 13, 15]}, {"hoverinfo": "text", "hovertext": ["<b>Tokyo</b><br>Month: Jan<br>Rank: #11<br>Median PM2.5: 6.5 µg/m³<br>Valid PM2.5 days: 31<br>Coverage: 100.0%<br>Country: Japan", "<b>Tokyo</b><br>Month: Feb<br>Rank: #13<br>Median PM2.5: 6.6 µg/m³<br>Valid PM2.5 days: 28<br>Coverage: 100.0%<br>Country: Japan", "<b>Tokyo</b><br>Month: Mar<br>Rank: #13<br>Median PM2.5: 9.1 µg/m³<br>Valid PM2.5 days: 31<br>Coverage: 100.0%<br>Country: Japan", "<b>Tokyo</b><br>Month: Apr<br>Rank: #13<br>Median PM2.5: 10.0 µg/m³<br>Valid PM2.5 days: 30<br>Coverage: 100.0%<br>Country: Japan", "<b>Tokyo</b><br>Month: May<br>Rank: #12<br>Median PM2.5: 9.0 µg/m³<br>Valid PM2.5 days: 31<br>Coverage: 100.0%<br>Country: Japan", "<b>Tokyo</b><br>Month: Jun<br>Rank: #12<br>Median PM2.5: 10.8 µg/m³<br>Valid PM2.5 days: 30<br>Coverage: 100.0%<br>Country: Japan", "<b>Tokyo</b><br>Month: Jul<br>Rank: #14<br>Median PM2.5: 6.0 µg/m³<br>Valid PM2.5 days: 31<br>Coverage: 100.0%<br>Country: Japan", "<b>Tokyo</b><br>Month: Aug<br>Rank: #10<br>Median PM2.5: 12.0 µg/m³<br>Valid PM2.5 days: 31<br>Coverage: 100.0%<br>Country: Japan", "<b>Tokyo</b><br>Month: Sep<br>Rank: #12<br>Median PM2.5: 6.8 µg/m³<br>Valid PM2.5 days: 30<br>Coverage: 100.0%<br>Country: Japan", "<b>Tokyo</b><br>Month: Oct<br>Rank: #11<br>Median PM2.5: 8.0 µg/m³<br>Valid PM2.5 days: 31<br>Coverage: 100.0%<br>Country: Japan", "<b>Tokyo</b><br>Month: Nov<br>Rank: #12<br>Median PM2.5: 10.9 µg/m³<br>Valid PM2.5 days: 30<br>Coverage: 100.0%<br>Country: Japan", "<b>Tokyo</b><br>Month: Dec<br>Rank: #12<br>Median PM2.5: 10.5 µg/m³<br>Valid PM2.5 days: 31<br>Coverage: 100.0%<br>Country: Japan"], "line": {"shape": "spline", "width": 1.7}, "marker": {"line": {"color": "white", "width": 1}, "size": 7}, "mode": "lines+markers", "name": "Tokyo", "opacity": 0.45, "textposition": "top center", "type": "scatter", "x": ["Jan", "Feb", "Mar", "Apr", "May", "Jun", "Jul", "Aug", "Sep", "Oct", "Nov", "Dec"], "y": [11, 13, 13, 13, 12, 12, 14, 10, 12, 11, 12, 12]}, {"hoverinfo": "text", "hovertext": ["<b>London</b><br>Month: Jan<br>Rank: #10<br>Median PM2.5: 10.6 µg/m³<br>Valid PM2.5 days: 31<br>Coverage: 100.0%<br>Country: United Kingdom", "<b>London</b><br>Month: Feb<br>Rank: #11<br>Median PM2.5: 14.1 µg/m³<br>Valid PM2.5 days: 28<br>Coverage: 100.0%<br>Country: United Kingdom", "<b>London</b><br>Month: Mar<br>Rank: #11<br>Median PM2.5: 16.0 µg/m³<br>Valid PM2.5 days: 31<br>Coverage: 100.0%<br>Country: United Kingdom", "<b>London</b><br>Month: Apr<br>Rank: #12<br>Median PM2.5: 12.2 µg/m³<br>Valid PM2.5 days: 30<br>Coverage: 100.0%<br>Country: United Kingdom", "<b>London</b><br>Month: May<br>Rank: #12<br>Median PM2.5: 9.0 µg/m³<br>Valid PM2.5 days: 31<br>Coverage: 100.0%<br>Country: United Kingdom", "<b>London</b><br>Month: Jun<br>Rank: #14<br>Median PM2.5: 7.1 µg/m³<br>Valid PM2.5 days: 30<br>Coverage: 100.0%<br>Country: United Kingdom", "<b>London</b><br>Month: Jul<br>Rank: #12<br>Median PM2.5: 7.6 µg/m³<br>Valid PM2.5 days: 31<br>Coverage: 100.0%<br>Country: United Kingdom", "<b>London</b><br>Month: Aug<br>Rank: #14<br>Median PM2.5: 6.4 µg/m³<br>Valid PM2.5 days: 31<br>Coverage: 100.0%<br>Country: United Kingdom", "<b>London</b><br>Month: Sep<br>Rank: #15<br>Median PM2.5: 4.8 µg/m³<br>Valid PM2.5 days: 30<br>Coverage: 100.0%<br>Country: United Kingdom", "<b>London</b><br>Month: Oct<br>Rank: #14<br>Median PM2.5: 5.5 µg/m³<br>Valid PM2.5 days: 31<br>Coverage: 100.0%<br>Country: United Kingdom", "<b>London</b><br>Month: Nov<br>Rank: #14<br>Median PM2.5: 5.3 µg/m³<br>Valid PM2.5 days: 30<br>Coverage: 100.0%<br>Country: United Kingdom", "<b>London</b><br>Month: Dec<br>Rank: #13<br>Median PM2.5: 6.9 µg/m³<br>Valid PM2.5 days: 31<br>Coverage: 100.0%<br>Country: United Kingdom"], "line": {"shape": "spline", "width": 1.7}, "marker": {"line": {"color": "white", "width": 1}, "size": 7}, "mode": "lines+markers", "name": "London", "opacity": 0.45, "textposition": "top center", "type": "scatter", "x": ["Jan", "Feb", "Mar", "Apr", "May", "Jun", "Jul", "Aug", "Sep", "Oct", "Nov", "Dec"], "y": [10, 11, 11, 12, 12, 14, 12, 14, 15, 14, 14, 13]}, {"hoverinfo": "text", "hovertext": ["<b>New York</b><br>Month: Jan<br>Rank: #13<br>Median PM2.5: 3.5 µg/m³<br>Valid PM2.5 days: 12<br>Coverage: 39.0%<br>Country: United States", "<b>New York</b><br>Month: Feb<br>Rank: #15<br>Median PM2.5: 4.9 µg/m³<br>Valid PM2.5 days: 18<br>Coverage: 64.0%<br>Country: United States", "<b>New York</b><br>Month: Mar<br>Rank: #15<br>Median PM2.5: 4.1 µg/m³<br>Valid PM2.5 days: 31<br>Coverage: 100.0%<br>Country: United States", "<b>New York</b><br>Month: Apr<br>Rank: #15<br>Median PM2.5: 3.8 µg/m³<br>Valid PM2.5 days: 30<br>Coverage: 100.0%<br>Country: United States", "<b>New York</b><br>Month: May<br>Rank: #14<br>Median PM2.5: 5.2 µg/m³<br>Valid PM2.5 days: 31<br>Coverage: 100.0%<br>Country: United States", "<b>New York</b><br>Month: Jun<br>Rank: #13<br>Median PM2.5: 10.0 µg/m³<br>Valid PM2.5 days: 30<br>Coverage: 100.0%<br>Country: United States", "<b>New York</b><br>Month: Jul<br>Rank: #11<br>Median PM2.5: 8.7 µg/m³<br>Valid PM2.5 days: 31<br>Coverage: 100.0%<br>Country: United States", "<b>New York</b><br>Month: Aug<br>Rank: #13<br>Median PM2.5: 6.4 µg/m³<br>Valid PM2.5 days: 31<br>Coverage: 100.0%<br>Country: United States", "<b>New York</b><br>Month: Sep<br>Rank: #14<br>Median PM2.5: 6.0 µg/m³<br>Valid PM2.5 days: 30<br>Coverage: 100.0%<br>Country: United States", "<b>New York</b><br>Month: Oct<br>Rank: #15<br>Median PM2.5: 2.6 µg/m³<br>Valid PM2.5 days: 31<br>Coverage: 100.0%<br>Country: United States", "<b>New York</b><br>Month: Nov<br>Rank: #15<br>Median PM2.5: 4.0 µg/m³<br>Valid PM2.5 days: 30<br>Coverage: 100.0%<br>Country: United States", "<b>New York</b><br>Month: Dec<br>Rank: #14<br>Median PM2.5: 5.9 µg/m³<br>Valid PM2.5 days: 31<br>Coverage: 100.0%<br>Country: United States"], "line": {"shape": "spline", "width": 1.7}, "marker": {"line": {"color": "white", "width": 1}, "size": 7}, "mode": "lines+markers", "name": "New York", "opacity": 0.45, "textposition": "top center", "type": "scatter", "x": ["Jan", "Feb", "Mar", "Apr", "May", "Jun", "Jul", "Aug", "Sep", "Oct", "Nov", "Dec"], "y": [13, 15, 15, 15, 14, 13, 11, 13, 14, 15, 15, 14]}], "layout": {"height": 760, "legend": {"orientation": "v", "title": {"text": "City"}, "x": 1.02, "xanchor": "left", "y": 1, "yanchor": "top"}, "margin": {"b": 70, "l": 80, "r": 180, "t": 90}, "title": {"text": "Rankings Are Not Enough: Monthly PM2.5 Rank Transitions<br><sup>Ranks use monthly median PM2.5 after invalid PM sentinel values were removed.</sup>", "x": 0.02, "xanchor": "left"}, "xaxis": {"categoryarray": ["Jan", "Feb", "Mar", "Apr", "May", "Jun", "Jul", "Aug", "Sep", "Oct", "Nov", "Dec"], "categoryorder": "array", "title": {"text": "Month in 2025"}}, "yaxis": {"autorange": "reversed", "dtick": 1, "range": [15.5, 0.5], "tick0": 1, "tickmode": "linear", "title": {"text": "Monthly rank<br><sup>1 = highest median PM2.5</sup>"}}}}
